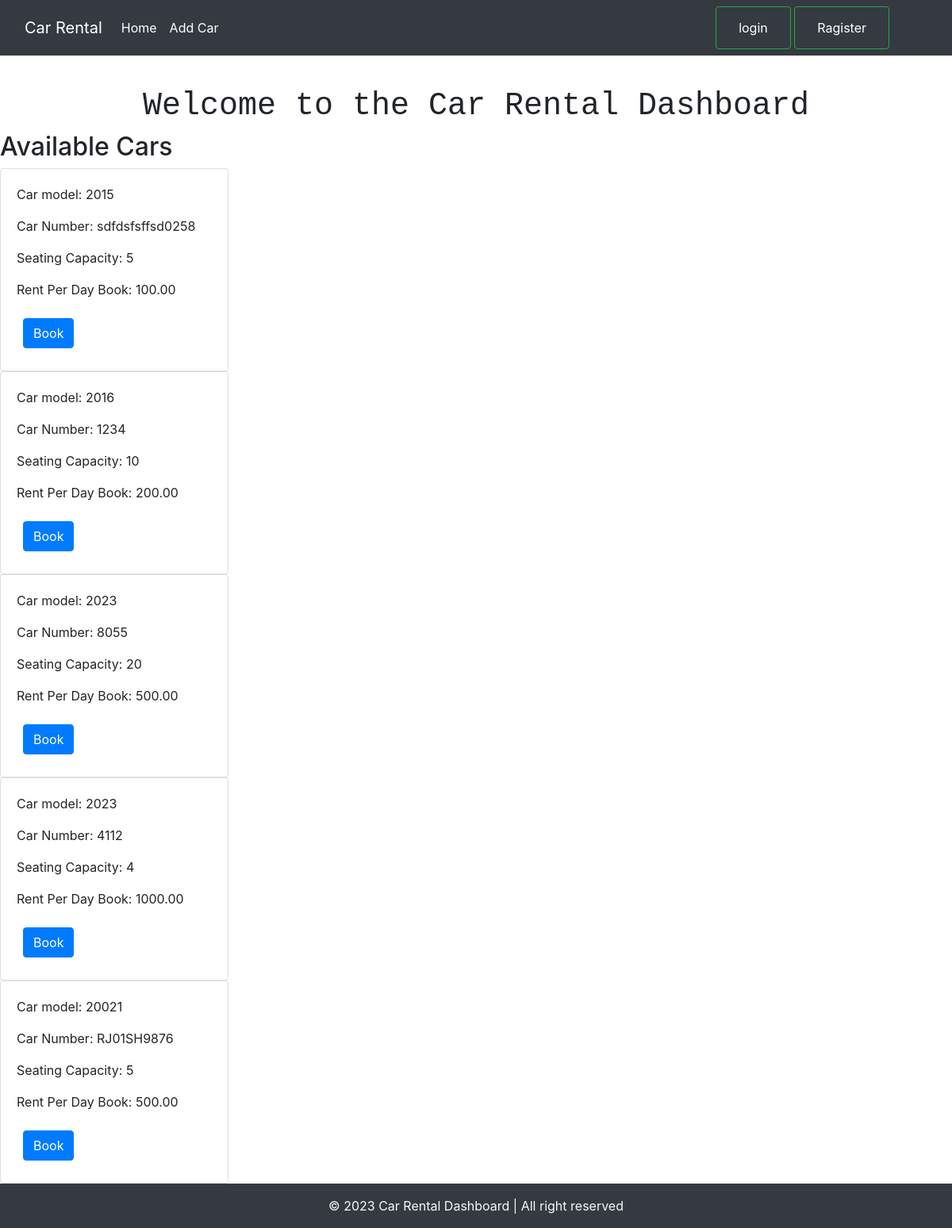
The page / on the database its author committed.
### tables this page shows
CREATE TABLE `cars` (
  `id` int(11) NOT NULL,
  `vehicle_model` varchar(100) NOT NULL,
  `vehicle_number` varchar(20) NOT NULL,
  `seating_capacity` int(11) NOT NULL,
  `rent_per_day` decimal(10,2) NOT NULL,
  `agency_id` int(11) NOT NULL
);

### available_car1.php (the view, shortened to what this page needs)
<?php
    $sql = "SELECT * FROM cars";
    $result = $mysqli->query($sql);
    if ($result->num_rows > 0) {
        while ($row = $result->fetch_assoc()) {
            echo'
                <div class="card" style="width: 18rem;">
                    <div class="card-body">
                        <p class="card-text">Car model: ' . $row['vehicle_model'] . '</p>
                        <p class="card-text">Car Number: ' . $row['vehicle_number'] . '</p>
                        <p class="card-text">Seating Capacity: ' . $row['seating_capacity'] . '</p>
                        <p class="card-text">Rent Per Day Book: ' . $row['rent_per_day'] . '</p>
                        <a href="book_car.php?id=' . $row['id'] . '" class="btn btn-primary m-2">Book</a>';
                        echo'
                    </div>
                </div>';
        }
    } else {
        echo '<p>No available cars at the moment.</p>';
    }
?>

### style.css (style rules this page uses)
*, *:after, *:before { box-sizing: border-box; }

### rows shown on the page
cars: vehicle_model "2015", vehicle_number "sdfdsfsffsd0258", seating_capacity "5", rent_per_day "100.00"
cars: vehicle_model "2016", vehicle_number "1234", seating_capacity "10", rent_per_day "200.00"
cars: vehicle_model "2023", vehicle_number "8055", seating_capacity "20", rent_per_day "500.00"
cars: vehicle_model "2023", vehicle_number "4112", seating_capacity "4", rent_per_day "1000.00"
cars: vehicle_model "20021", vehicle_number "RJ01SH9876", seating_capacity "5", rent_per_day "500.00"
